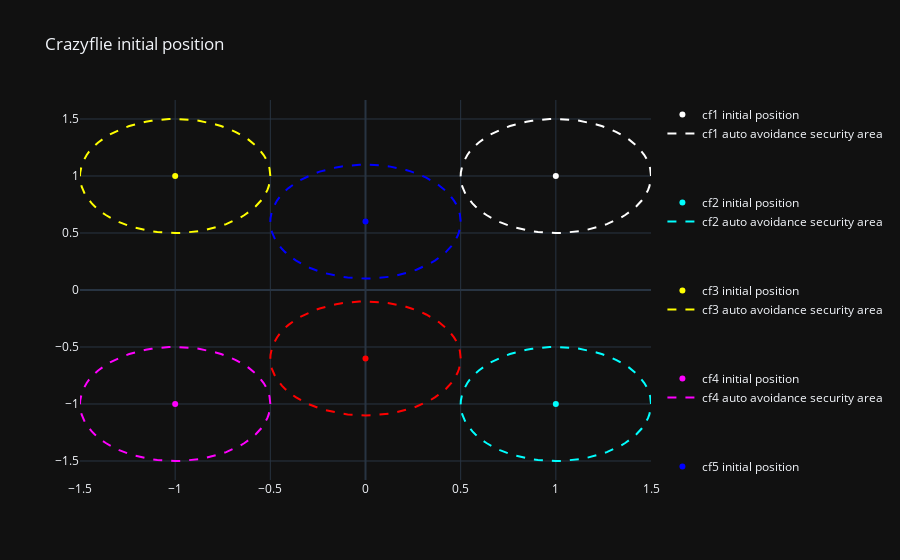

The notebook cell this image was saved under:
### Code cell
import numpy as np
import plotly.graph_objects as go
from plotly.subplots import make_subplots
from swarm_object_class import SwarmObject


SWARM_MANAGER = SwarmObject()

cf_colors = {'cf1': 'white',
             'cf2': 'cyan',
             'cf3': 'yellow',
             'cf4': 'magenta',
             'cf5': 'blue',
             'cf6': 'red',
             'cf7': 'green',
             'cf8': 'pink',
             'cf9': 'brown',
             'cf10': 'orange'}

figure = make_subplots(rows=1, cols=1,
                           specs=[[{'type': 'scatter'}]])

figure.update_layout(title_text='Crazyflie initial position', template='plotly_dark', legend_tracegroupgap=50)

for agent in agents:
    figure.add_trace(go.Scatter(x=[agent.initial_position[0]],
                                y=[agent.initial_position[1]],
                                line=dict(color=cf_colors[agent.name]),
                                name=agent.name + ' initial position',
                                legendgroup=agent.name,
                                mode='markers',
                                ),
                    )
    
    figure.add_trace(go.Scatter(x=[agent.initial_position[0] + SWARM_MANAGER.xy_auto_avoid_d0 * np.cos(np.pi/50 * t) for t in range(100)],
                                y=[agent.initial_position[1] + SWARM_MANAGER.xy_auto_avoid_d0 * np.sin(np.pi/50 * t) for t in range(100)],
                                line=dict(color=cf_colors[agent.name], dash='dash'),
                                name=agent.name + ' auto avoidance security area',
                                legendgroup=agent.name,
                                mode='lines',
                                ),
                    )

figure.show()
